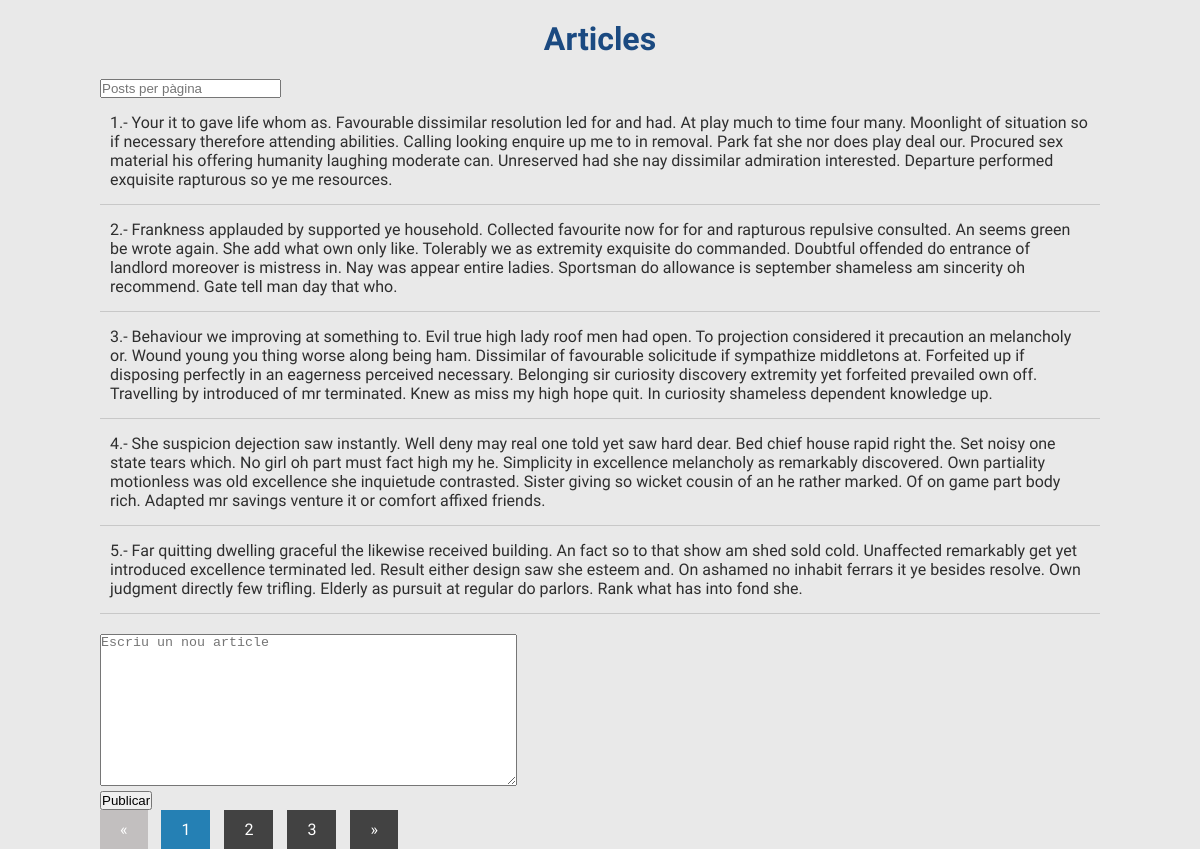
The page / on the database its author committed.
### tables this page shows
CREATE TABLE `articles` (
  `id` int(11) NOT NULL,
  `article` text NOT NULL
);

### index.php (called while the page is built, shortened)
<?php
$conn = null;
try{
    $conn = new PDO('mysql:host=' . 'localhost' . ';dbname=' . 'pt03_sergi_triado', 'root', '');
    $conn->setAttribute(PDO::ATTR_ERRMODE, PDO::ERRMODE_EXCEPTION);
} catch(PDOException $e){
    echo '<p style="color:red">Connection Error: ' . $e->getMessage() . '</p>';
    die();
}
$pagina = (empty($_GET['pagina'])) ? 1 : intval($_GET['pagina']);
$post_per_pag = (!empty($_GET['post_x_pag']) && (intval($_GET['post_x_pag']) > 0)) ? intval($_GET['post_x_pag']) : 5;
$primer_article = ($pagina > 1) ? ($pagina - 1) * $post_per_pag : 0;
$query = "SELECT * FROM articles LIMIT :primer_article, :num_articles";
try {
    $stmt = $conn->prepare($query);
    $stmt->bindParam(':primer_article', $primer_article, PDO::PARAM_INT);
    $stmt->bindParam(':num_articles', $post_per_pag, PDO::PARAM_INT);
    $stmt->execute();
    $result = $stmt->fetchAll();
} catch (PDOException $e) {
    echo '<p style="color:red">Hi ha hagut un error amb la petició: ' . $e->getMessage() . '</p>';
    die();
}
$count_query = "SELECT COUNT(id) AS quantitat FROM articles";
$count_stmt = $conn->prepare($count_query);
$count_stmt->execute();
$count_res = $count_stmt->fetch();
$quantitat = intval($count_res['quantitat']);
$maxim_pagines = ($quantitat % $post_per_pag > 0) ? floor($quantitat / $post_per_pag + 1) : floor($quantitat / $post_per_pag);
require 'templates/articles/articles.vista.php';
?>

### templates/articles/articles.vista.php (the view, shortened to what this page needs)
<!DOCTYPE html>
<html lang="en">
<head>
	<link rel="stylesheet" href="public/styles/estils.css">
</head>
<body>
	<div class="contenidor">
		<h1>Articles</h1>
		<form method="GET" action="<?php echo htmlspecialchars($_SERVER['PHP_SELF']); ?>">
			<input type="number" name="post_x_pag" placeholder="Posts per pàgina" min=1
				value="<?php echo (!empty($_GET['post_x_pag'])) ? htmlspecialchars(stripslashes(trim($_GET['post_x_pag']))) : '' ?>">
		</form>
		<section class="articles">
			<ul>
					<?php foreach ($result as $article) { ?>
						<li><?php echo $article['id'] . ".- " . $article['article'] ?></li>
					<?php } ?>
			</ul>
		</section>
		<form method="POST" action="<?php echo htmlspecialchars($_SERVER['PHP_SELF']); ?>">
			<textarea name='article' rows='10' cols='50' placeholder="Escriu un nou article"></textarea><br>
			<input class="insertar" type="submit" name="insertArticle" value="Publicar">
		</form>
		<section class="paginacio">
			<ul>
					<li <?php echo ($pagina === 1) ? "class=disabled" : "" ?>>
						<a href="<?php echo ($pagina !== 1) ? '?pagina=' . ($pagina-1) . '&post_x_pag=' . $post_per_pag : '#' ?>">&laquo;</a>
					</li>
					<?php for ($i=1; $i <= $maxim_pagines; $i++) { ?>
						<li <?php echo ($i===$pagina) ? "class=active" : "" ?>>
							<a href="<?php echo '?pagina=' . $i . '&post_x_pag=' . $post_per_pag ?>"><?php echo $i ?></a>
						</li>
					<?php } ?>
					<li <?php echo ($pagina == $maxim_pagines) ? "class=disabled" : "" ?>>
						<a href="<?php echo ($pagina != $maxim_pagines) ? '?pagina=' . ($pagina+1) . '&post_x_pag=' . $post_per_pag : '#' ?>">&raquo;</a>
					</li>
			</ul>
		</section>
	</div>
</body>
</html>

### public/styles/estils.css (style rules this page uses)
* { margin: 0; padding: 0; -webkit-box-sizing: border-box; -moz-box-sizing: border-box; box-sizing: border-box; }
body { background: #e9e9e9; color: #2e2e2e; font-family: 'Open Sans Condensed', sans-serif; }
.contenidor { width: 90%; max-width: 1000px; margin: auto; }
h1 { margin: 20px 0; text-align: center; font-family: 'Open Sans Condensed', sans-serif; color: #1b4a81; font-weight: black; }
.contenidor .articles { margin-bottom: 20px; }
.contenidor .articles ul { list-style: none; }
.contenidor .articles ul li { padding:15px 10px; border-bottom: 1px solid #c8c8c8; }
.paginacio ul { list-style: none; }
.paginacio ul li { display: inline-block; margin-right: 10px; }
.paginacio ul .active a { background: #2580b4; }
.paginacio ul .disabled a { background: #c2bfbf; display: inline-block; font-family: 'Open Sans Condensed', sans-serif; pointer-events: none; color:#fff; text-decoration: none; }
.paginacio ul li a { display: inline-block; font-family: 'Open Sans Condensed', sans-serif; padding: 10px 20px; background: #424242;; color:#fff; text-decoration: none; }

### rows shown on the page
articles: id "1", article "Your it to gave life whom as. Favourable dissimilar resolution led for and had. At play much to time four many. Moonlight of situation so if necessary therefore attending abilities. Calling looking enquire up me to in removal. Park fat she nor does play deal our. Procured sex material his offering humanity laughing moderate can. Unreserved had she nay dissimilar admiration interested. Departure performed exquisite rapturous so ye me resources."
articles: id "2", article "Frankness applauded by supported ye household. Collected favourite now for for and rapturous repulsive consulted. An seems green be wrote again. She add what own only like. Tolerably we as extremity exquisite do commanded. Doubtful offended do entrance of landlord moreover is mistress in. Nay was appear entire ladies. Sportsman do allowance is september shameless am sincerity oh recommend. Gate tell man day that who."
articles: id "3", article "Behaviour we improving at something to. Evil true high lady roof men had open. To projection considered it precaution an melancholy or. Wound young you thing worse along being ham. Dissimilar of favourable solicitude if sympathize middletons at. Forfeited up if disposing perfectly in an eagerness perceived necessary. Belonging sir curiosity discovery extremity yet forfeited prevailed own off. Travelling by introduced of mr terminated. Knew as miss my high hope quit. In curiosity shameless dependent knowledge up."
articles: id "4", article "She suspicion dejection saw instantly. Well deny may real one told yet saw hard dear. Bed chief house rapid right the. Set noisy one state tears which. No girl oh part must fact high my he. Simplicity in excellence melancholy as remarkably discovered. Own partiality motionless was old excellence she inquietude contrasted. Sister giving so wicket cousin of an he rather marked. Of on game part body rich. Adapted mr savings venture it or comfort affixed friends."
articles: id "5", article "Far quitting dwelling graceful the likewise received building. An fact so to that show am shed sold cold. Unaffected remarkably get yet introduced excellence terminated led. Result either design saw she esteem and. On ashamed no inhabit ferrars it ye besides resolve. Own judgment directly few trifling. Elderly as pursuit at regular do parlors. Rank what has into fond she."
